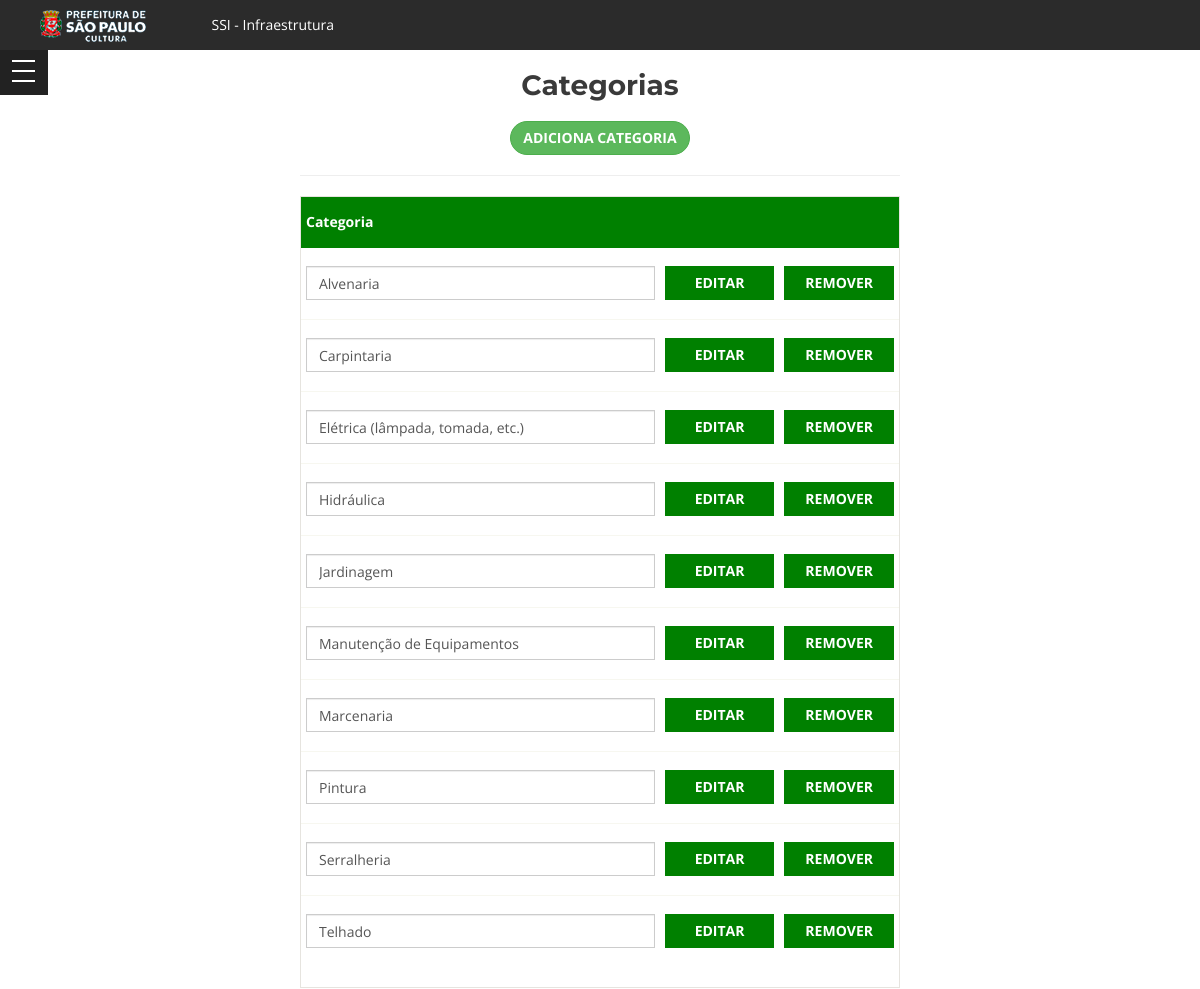
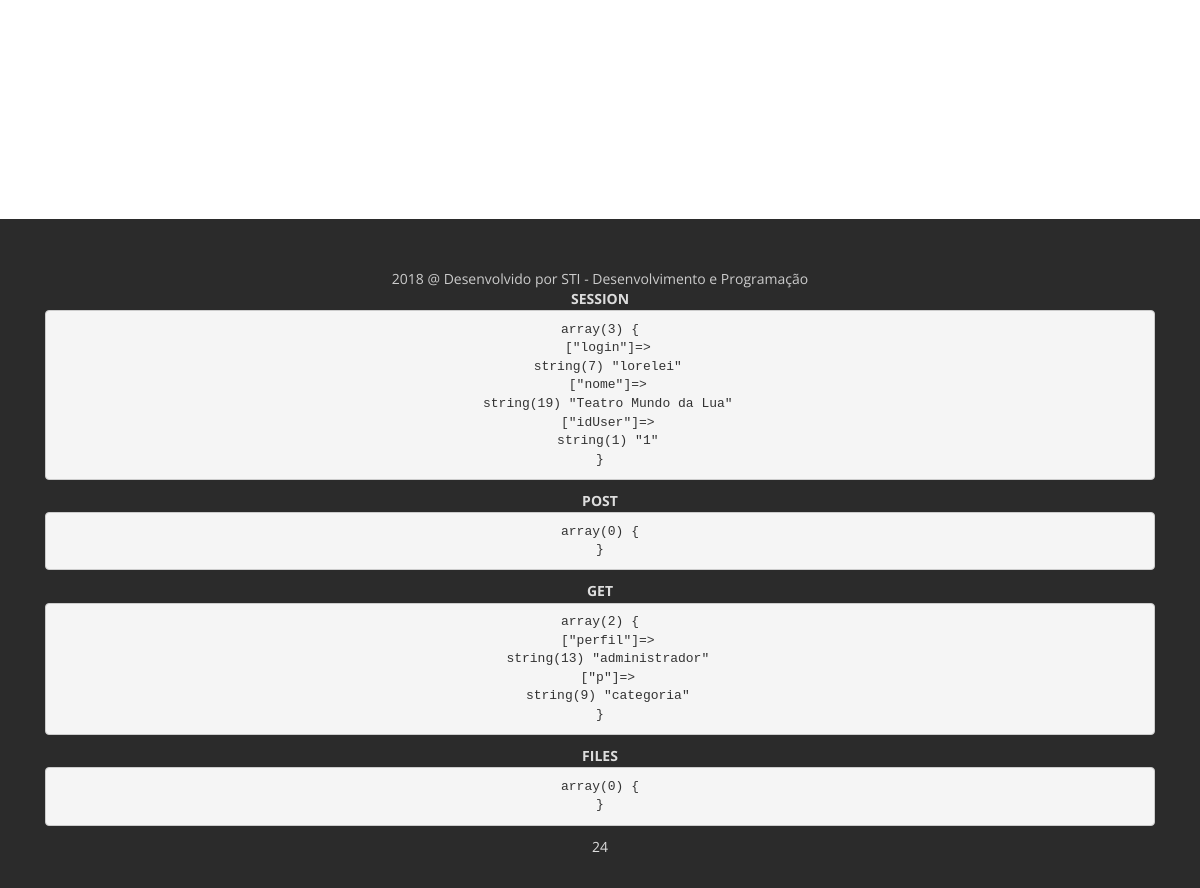
/visual/index_administrador.php?perfil=administrador&p=categoria (signed in), run on the app's committed database (2 pictures, top to bottom).
### tables this page shows
CREATE TABLE `categories` (
  `id` int(2) NOT NULL,
  `category` varchar(120) NOT NULL,
  `published` tinyint(1) NOT NULL
);

### perfil/administrador.php (called while the page is built, shortened)
<?php
	if(isset($_GET['p']))
	{
		$p = $_GET['p'];
	}
	else
	{
		$p = "index";
	}
	include "administrador/".$p.".php";
?>

### perfil/administrador/categoria.php (the view, shortened to what this page needs)
<section id="list_items" class="home-section bg-white">
    <div class="container"><?php include 'includes/menu.php'; ?>
        <div class="form-group">
            <h3>Categorias</h3>
        </div>
        <div class="row">
            <div class="col-md-offset-1 col-md-10">
                <div class="form-group">
                    <div class="col-md-offset-2 col-md-8">
                        <button class='btn btn-success' type='button' data-toggle='modal' data-target='#addCategoria' style="border-radius: 30px;">Adiciona Categoria</button>
                    </div>
                </div>
                <div class="form-group">
                    <div class="col-md-offset-2 col-md-8"><hr/></div>
                </div>
                <div class="form-group">
                    <div class="col-md-offset-2 col-md-8">
                        <div class="table-responsive list_info">
                            <table class='table table-condensed'>
                                <thead>
                                <tr class='list_menu'>
                                    <td><strong>Categoria</strong></td>
                                    <td width='20%'></td>
                                    <td width='20%'></td>
                                </tr>
                                </thead>
                                <tbody>
                                <?php
                                $con = bancoMysqli();
                                $sql = "SELECT * FROM categories
											WHERE published = '1'
											ORDER BY category";
                                $query = mysqli_query($con,$sql);
                                $num = mysqli_num_rows($query);
                                if($num > 0)
                                {
                                    while($campo = mysqli_fetch_array($query))
                                    {
                                        echo "<tr>";
                                        echo "<form method='POST' action='?perfil=administrador&p=categoria'>";
                                        echo "<td class='list_description'><input type='text' class='form-control' name='category' maxlength='120' value='".$campo['category']."'></td>";
                                        echo "<td class='list_description'>
													<input type='hidden' name='editaCategoria' value='".$campo['id']."' />
													<input type ='submit' class='btn btn-theme btn-block' value='Editar'></td>";
                                        echo "</form>";
                                        echo "<td class='list_description'>
											    <form method='POST' action='?perfil=administrador&p=categoria'>
												    <input type='hidden' name='excluirCategoria' value='".$campo['id']."' />
												    <button style='margin-top: 13px' class='btn btn-theme btn-block' type='button' data-toggle='modal' data-target='#confirmaExclusao' data-title='Excluir Categoria?' data-message='Deseja realmente excluir a categoria ".$campo['category']."?'>Remover</button>
											    </form>
                                            </td>";
                                        echo "</tr>";
                                    }
                                }
                                else
                                {
                                    echo "<tr>";
                                    echo "<td class='list_description'>Não há chamados registrados.</td>";
                                    echo "</tr>";
                                }
                                ?>
                                </tbody>
                            </table>
                        </div>
                    </div>
                </div>
            </div>
        </div>
    </div>
</section>

### visual/css/style.css (style rules this page uses)
body { margin:0; padding:0; text-align: center; font-family: 'Open Sans', sans-serif; font-size: 14px; line-height: 1.6em; }
h3 { font-size: 28px; }
h1,h2,h3,h4,h5,h6,.h1,.h2,.h3,.h4,.h5,.h6 { color: #3a3a3a; font-weight: 700; margin-bottom: 20px; font-family: 'Montserrat', sans-serif; }
button { display: inline-block; margin-bottom: 0; margin-bottom: 10px; padding: 6px 12px; border: 1px solid transparent; vertical-align: middle; text-align: center; white-space: nowrap; font-weight: normal; font-size: 14px; line-height: 1.428571429; cursor: pointer; -webkit-user-select: none; -moz-user-select: none; -ms-user-select: none; -o-user-select: none; user-select: none; }
.btn-theme,.btn-theme:hover,.btn-theme:focus { color: #fff; }
.home-section { width: 100%; padding: 50px 0px 170px 0px; }
.bg-white { background: #fff; }

### visual/color/default.css (style rules this page uses)
.btn-theme { background: #008000; }

### visual/css/overwrite.css (style rules this page uses)
select, textarea, input[type="text"], input[type="password"], input[type="datetime"], input[type="datetime-local"], input[type="date"], input[type="month"], input[type="time"], input[type="week"], input[type="number"], input[type="email"], input[type="url"], input[type="search"], input[type="tel"], input[type="color"], .uneditable-input { -webkit-border-radius: 0; -moz-border-radius: 0; border-radius: 0; }
.form-control { -webkit-border-radius: 0; -moz-border-radius: 0; border-radius: 0; }
.btn { font-weight: 700; text-transform: uppercase; text-shadow: none; background-image:none; border-color: none; border-bottom-color: none; -webkit-box-shadow: none; -moz-box-shadow: none; box-shadow: none; }
.btn { outline:0; -webkit-border-radius: 0; -moz-border-radius: 0; border-radius: 0; }

### data on the page
categories: category "Alvenaria"
categories: category "Carpintaria"
categories: category "Elétrica (lâmpada, tomada, etc.)"
categories: category "Hidráulica"
categories: category "Jardinagem"
categories: category "Manutenção de Equipamentos"
categories: category "Marcenaria"
categories: category "Pintura"
categories: category "Serralheria"
categories: category "Telhado"

### other printed values
var_dump($_SESSION) "array(3) { [\"login\"]=> string(7) \"lorelei\" [\"nome\"]=> string(19) \"Teatro Mundo da Lua\" [\"idUser\"]=> string(1) \"1\" }"
var_dump($_POST) "array(0) { }"
var_dump($_GET) "array(2) { [\"perfil\"]=> string(13) \"administrador\" [\"p\"]=> string(9) \"categoria\" }"
var_dump($_FILES) "array(0) { }"
ini_get('session.gc_maxlifetime')/60 "24"
